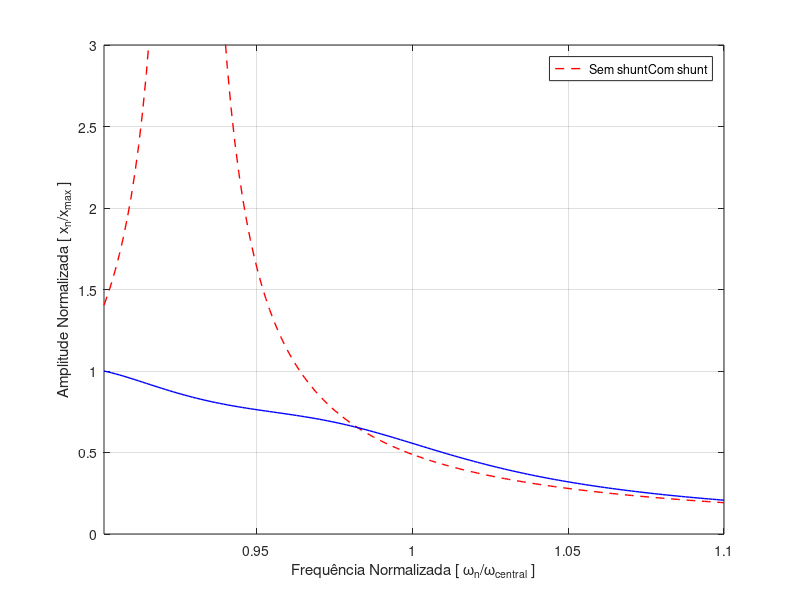

Here is the MATLAB script that generated this plot:
%% Harmonic analyse
clear
clc

%% Get the results
% ==================== Amplitude ====================
fileID = fopen("Output_DataAmplitude_NoControl.txt",'r');
amplitude_thesis = fscanf(fileID,'%f');            % Get amplitude data

fileID = fopen("Output_DataAmplitude_Control.txt",'r');
amplitude_reference = fscanf(fileID,'%f');            % Get amplitude data

% ==================== Frequency ====================
fileID = fopen("Output_DataFrequency_NoControl.txt",'r');
w = fscanf(fileID,'%f');                         % Get frequency data
excited_w = w(1);
samples_w = w(2:end);

% Normalized value
norm = 0.1750;
%% Plot
figure(1)
plot(samples_w/excited_w,amplitude_thesis/norm,'r--','LineWidth',1)
hold on
plot(samples_w/excited_w,amplitude_reference/norm,'b-','LineWidth',1)

xlabel('Frequência Normalizada [ \omega_{n}/\omega_{central} ]')
ylabel('Amplitude Normalizada [ x_{n}/x_{max} ]')
legend(["Sem shunt", "Com shunt"])
xlim([min(samples_w/excited_w) max(samples_w/excited_w)])
ylim([0 3])
grid on

